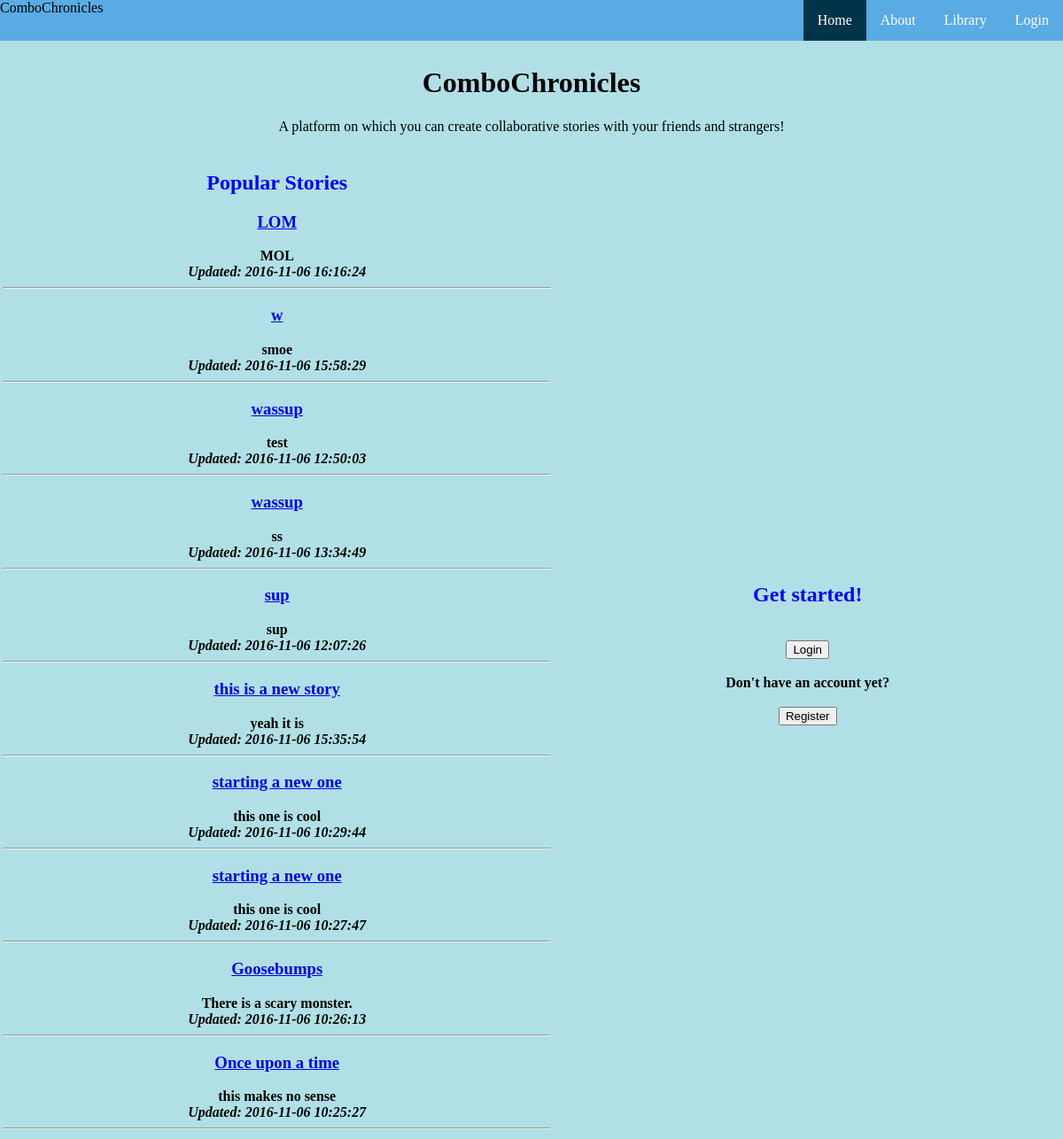
The page / on the database its author committed.
### tables this page shows
CREATE TABLE stories (storyid INTEGER PRIMARY KEY, title TEXT NOT NULL);

CREATE TABLE entries (storyid INTEGER, content TEXT NOT NULL, entryID INTEGER PRIMARY KEY autoincrement, contributor TEXT NOT NULL, timestamp TEXT NOT NULL);

### app.py (the view)
@app.route("/", methods = ['POST','GET'])
def new():
	return render_template('home.html', title = "ComboChronicles", titles_stories = zip(functions.menuStories(10)[0], functions.menuStories(10)[1], functions.menuStories(10)[2], functions.menuStories(10)[3]))

### functions.py (called while the page is built)
def returnLatest(numStories):
	db = sql.connect(STORIES)
	c = db.cursor()
	data = c.execute("SELECT DISTINCT storyid FROM entries ORDER BY timestamp DESC LIMIT ?" , (numStories,))
	stories = []
	for item in data:
		stories.append(item[0])
	return stories

def menuStories(numStories):
	db = sql.connect(STORIES)
	c = db.cursor()
	latestStories = returnLatest(numStories)
	latestEntries = []
	latestTitles = []
	latestTimes = []
	for story in latestStories:
		data = c.execute("SELECT * FROM entries WHERE entries.storyid == ? ORDER BY entryID DESC" , (story,))
		entry = data.fetchone()
		if entry:
			latestEntries.append(entry[1]) #Entry[1] = content
			latestTimes.append(entry[4])
		data = c.execute("SELECT * FROM stories WHERE stories.storyid == ?" , (story,))
		entry = data.fetchone()
		if entry:
			latestTitles.append(entry[1]) #Entry[1] = title
	return (latestTitles, latestStories, latestEntries,latestTimes,)

### templates/home.html (shortened to what this page needs)
{% extends "index.html" %}
{% block homeact %}class="active"{% endblock %}
{% block content %}
	<center><h1>ComboChronicles</h1></center>
	{% if 'username' not in session %}
		<center>
		A platform on which you can create collaborative stories with your friends and strangers!
		</center>
		<table style="width:100%", id="frontcols">
		<tr>
			<th>
			<center>
			<div class = "feed_wrapper">
			<h2>Popular Stories</h2>
			{% for title,id,content,time in titles_stories %}
			<a href = "{{url_for ('login')}}"><h3>{{title}}</h3></a>
			{{content}}
			<br>
			<i>Updated: {{time}}</i>
			<hr>
			{% endfor %}
			</div>
			</center>
			</th>
			<th>
				<div class = "start_wrapper">
				<h2>Get started!</h2>
				<br>
				<form action="/login/" method="POST">
				  <input type = "submit" name = "log" value = "Login">
				  <br>
				  <br>
				  Don't have an account yet?
				  <br>
				  <br>
				  <input type = "submit" name = "reg" value = "Register">
				  <br>
				</form>
				</div>
			</th>
		</tr>
		<br>
	{% endif %}
{% endblock %}

### templates/index.html (shortened to what this page needs)
<!DOCTYPE html>
<html>
	<head>
		<link type="text/css" rel="stylesheet" href="{{ url_for('static', filename='stylesheets/index.css') }}" />
	</head>
	<body>
		<ul>
			{% if 'username' not in session %}
			<li><a {% block loginact %}{% endblock %} href="/login">Login</a></li>
			{% endif %}
			<li><a {% block libact %}{% endblock %} href="/library">Library</a></li>
			{% if 'username' not in session %}
			<li><a {% block abact %}{% endblock %} href="/about">About</a></li>
			{% endif %}
			<li><a {% block homeact %}{% endblock %} href="/">Home</a></li>
			<li style="float:left">ComboChronicles</li>
		</ul>
		<br>
		<br>
		<br>
		{% block content %}
		{% endblock %}
	</body>
</html>

### static/stylesheets/index.css (style rules this page uses)
body { margin:0; background-color: powderblue; }
ul { list-style-type: none; margin: 0; padding: 0; overflow: hidden; background-color: #59ABE3; position: fixed; top: 0; width: 100%; }
h2 { color: blue; }
li { float: right; }
li a { display: block; color: white; text-align: center; padding: 14px 16px; text-decoration: none; }
.active { background-color: #003449; }

### rows shown on the page
stories: titles_stories "LOM"
entries: titles_stories "MOL", titles_stories "2016-11-06 16:16:24"
entries: titles_stories "smoe", titles_stories "2016-11-06 15:58:29"
stories: titles_stories "wassup"
entries: titles_stories "test", titles_stories "2016-11-06 12:50:03"
stories: titles_stories "wassup"
entries: titles_stories "ss", titles_stories "2016-11-06 13:34:49"
stories: titles_stories "sup"
entries: titles_stories "sup", titles_stories "2016-11-06 12:07:26"
stories: titles_stories "this is a new story"
entries: titles_stories "yeah it is", titles_stories "2016-11-06 15:35:54"
stories: titles_stories "starting a new one"
entries: titles_stories "this one is cool", titles_stories "2016-11-06 10:29:44"
stories: titles_stories "starting a new one"
entries: titles_stories "this one is cool", titles_stories "2016-11-06 10:27:47"
stories: titles_stories "Goosebumps"
entries: titles_stories "There is a scary monster.", titles_stories "2016-11-06 10:26:13"
stories: titles_stories "Once upon a time"
entries: titles_stories "this makes no sense", titles_stories "2016-11-06 10:25:27"

### other values the page prints
{{ title }} "w"
